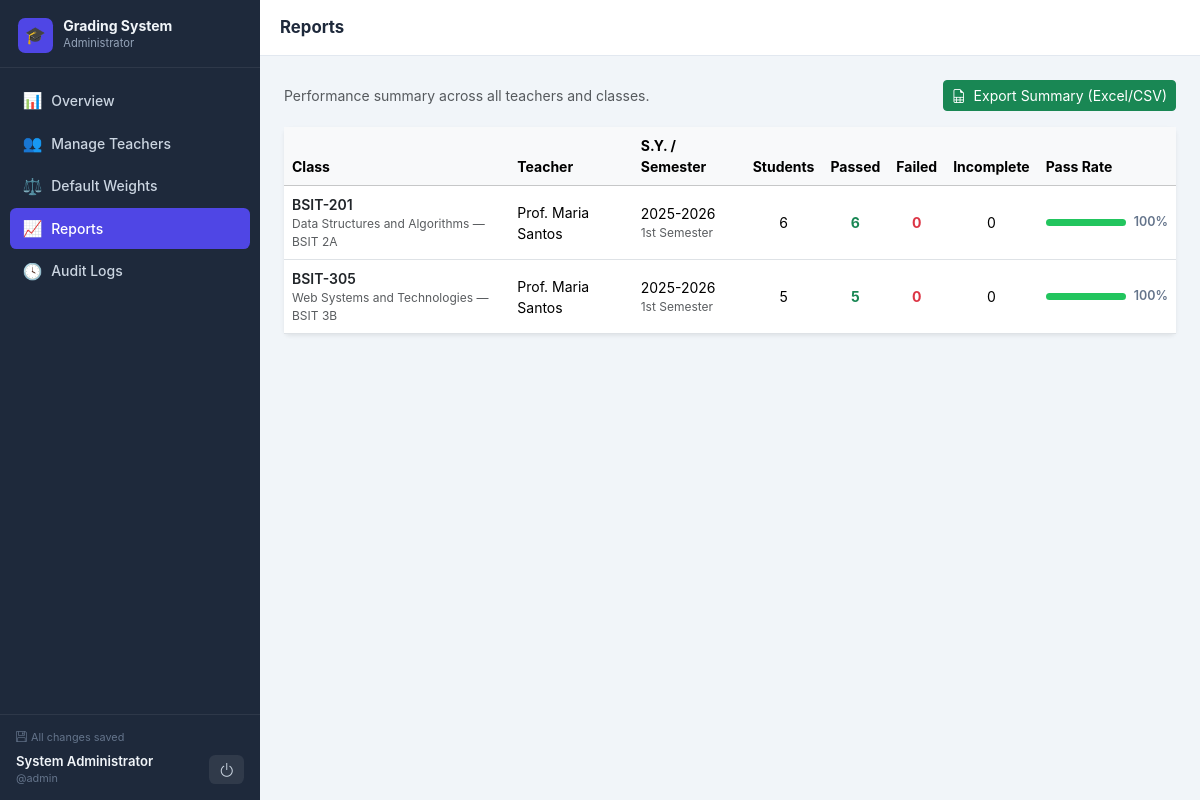
Page /admin/dashboard.php?page=reports (signed in) on the committed database.
### tables this page shows
CREATE TABLE classes (
  id INT AUTO_INCREMENT PRIMARY KEY,
  code VARCHAR(50) NOT NULL,
  subject VARCHAR(200) NOT NULL,
  section VARCHAR(100) NOT NULL,
  school_year VARCHAR(20) NOT NULL,
  semester VARCHAR(30) NOT NULL,
  teacher_id INT NOT NULL,
  class_standing DECIMAL(5,2) NOT NULL DEFAULT 20,
  major_exams DECIMAL(5,2) NOT NULL DEFAULT 40,
  performance_task DECIMAL(5,2) NOT NULL DEFAULT 20,
  activity_output DECIMAL(5,2) NOT NULL DEFAULT 20,
  created_at DATETIME NOT NULL DEFAULT CURRENT_TIMESTAMP,
  CONSTRAINT fk_classes_teacher FOREIGN KEY (teacher_id) REFERENCES teachers(id) ON DELETE CASCADE
);

CREATE TABLE teachers (
  id INT AUTO_INCREMENT PRIMARY KEY,
  username VARCHAR(50) NOT NULL UNIQUE,
  password_hash VARCHAR(255) NOT NULL,
  name VARCHAR(150) NOT NULL,
  email VARCHAR(150) NOT NULL DEFAULT '',
  department VARCHAR(150) NOT NULL DEFAULT '',
  status ENUM('active','disabled') NOT NULL DEFAULT 'active',
  created_at DATETIME NOT NULL DEFAULT CURRENT_TIMESTAMP
);

### includes/auth.php (called while the page is built, shortened)
<?php
require_once __DIR__ . '/../config/db.php';
function base_url(): string {
    static $base = null;
    if ($base === null) {
        $docRoot = rtrim(str_replace('\\', '/', $_SERVER['DOCUMENT_ROOT'] ?? ''), '/');
        $appRoot = rtrim(str_replace('\\', '/', dirname(__DIR__)), '/');
        $base = ($docRoot !== '' && strpos($appRoot, $docRoot) === 0)
            ? substr($appRoot, strlen($docRoot))
            : '';
    }
    return $base;
}
function current_session(): ?array {
    $u = $_SESSION['user'] ?? null;
    $table = ($u['role'] ?? '') === 'admin' ? 'admins' : 'teachers';
    $sql = "SELECT id, username, name FROM $table WHERE id = ?";
    $stmt = get_db()->prepare($sql);
    $stmt->execute([$u['id']]);
    $account = $stmt->fetch();
    return $_SESSION['user'] = array_merge($u, $account);
}
function require_login(): array {
    $u = current_session();
    return $u;
}
function require_role(string $role): array {
    $u = require_login();
    return $u;
}
function h($v): string {
    return htmlspecialchars((string)$v, ENT_QUOTES, 'UTF-8');
}

### config/db.php (called while the page is built, shortened)
<?php
function get_db(): PDO {
    static $pdo = null;
    if ($pdo !== null) return $pdo;
    try {
        $pdo = new PDO('mysql:host=' . DB_HOST . ';port=' . DB_PORT . ';dbname=' . DB_NAME . ';charset=utf8mb4', DB_USER, DB_PASS, [
            PDO::ATTR_ERRMODE => PDO::ERRMODE_EXCEPTION,
            PDO::ATTR_DEFAULT_FETCH_MODE => PDO::FETCH_ASSOC,
            PDO::ATTR_EMULATE_PREPARES => false,
        ]);
        return $pdo;
    } catch (Throwable $e) {
        error_log('Database connection failed: ' . $e->getMessage());
        http_response_code(503);
        exit('Service temporarily unavailable. Please try again later.');
    }
}

### includes/roster.php (called while the page is built, shortened)
<?php
function final_grade_sql(): string {
    return 'ROUND(((s.quiz + s.oral + s.attendance) / 3 * c.class_standing
        + (s.prelim + s.final_exam) / 2 * c.major_exams
        + s.performance_task * c.performance_task + s.activity_output * c.activity_output) / 100, 2)';
}
function class_statistics(PDO $pdo, array $classIds): array {
    $marks = implode(',', array_fill(0, count($classIds), '?'));
    $grade = final_grade_sql();
    $stmt = $pdo->prepare("SELECT c.id, COUNT(s.id) AS total,
        COUNT($grade) AS completed, COALESCE(SUM($grade >= 75), 0) AS passed,
        COALESCE(SUM($grade < 75), 0) AS failed, ROUND(AVG($grade), 2) AS average
        FROM classes c LEFT JOIN students s ON s.class_id = c.id
        WHERE c.id IN ($marks) GROUP BY c.id");
    $stmt->execute($classIds);
    $result = [];
    foreach ($stmt as $row) {
        foreach (['total', 'completed', 'passed', 'failed'] as $key) $row[$key] = (int)$row[$key];
        $row['incomplete'] = $row['total'] - $row['completed'];
        $row['passRate'] = $row['completed'] ? round($row['passed'] / $row['completed'] * 100, 1) : null;
        $row['average'] = $row['average'] === null ? null : (float)$row['average'];
        $result[$row['id']] = $row;
    }
    return $result;
}

### admin/dashboard.php (the view, shortened to what this page needs)
<?php
require_once __DIR__ . '/../includes/auth.php';
require_once __DIR__ . '/../includes/roster.php';
require_role('admin');
$page    = $_GET['page'] ?? 'overview';
$assetBase = '../';
$pdo = get_db();
$navItems = [
    ['id' => 'overview', 'label' => 'Overview',        'icon' => '📊', 'href' => 'dashboard.php?page=overview'],
    ['id' => 'teachers', 'label' => 'Manage Teachers',  'icon' => '👥', 'href' => 'dashboard.php?page=teachers'],
    ['id' => 'weights',  'label' => 'Default Weights',  'icon' => '⚖️', 'href' => 'dashboard.php?page=weights'],
    ['id' => 'reports',  'label' => 'Reports',          'icon' => '📈', 'href' => 'dashboard.php?page=reports'],
    ['id' => 'logs',     'label' => 'Audit Logs',       'icon' => '🕓', 'href' => 'dashboard.php?page=logs'],
];
$activeId  = $page;
$titles    = ['overview'=>'Overview','teachers'=>'Manage Teachers','weights'=>'Default Weights','reports'=>'Reports','logs'=>'Audit Logs'];
$pageTitle = $titles[$page];
$roleLabel = 'Administrator';
require __DIR__ . '/../includes/layout_start.php';
?>
<?php  if ($page === 'overview'): ?>
<?php
  $totalTeachers  = (int)$pdo->query('SELECT COUNT(*) c FROM teachers')->fetch()['c'];
  $activeTeachers = (int)$pdo->query("SELECT COUNT(*) c FROM teachers WHERE status='active'")->fetch()['c'];
  $totalClasses   = (int)$pdo->query('SELECT COUNT(*) c FROM classes')->fetch()['c'];
  $totalStudents  = (int)$pdo->query('SELECT COUNT(*) c FROM students')->fetch()['c'];
  $classes = $pdo->query('SELECT c.*, t.name AS teacher_name FROM classes c LEFT JOIN teachers t ON t.id=c.teacher_id ORDER BY c.created_at DESC')->fetchAll();
  $classComputed = class_statistics($pdo, array_column($classes, 'id'));
  $passed = array_sum(array_column($classComputed, 'passed'));
  $failed = array_sum(array_column($classComputed, 'failed'));
  $passRate = ($passed + $failed) > 0 ? round(($passed / ($passed + $failed)) * 100) : 0;
?>
<div class="row g-3 mb-4">
  <div class="col-6 col-xl-3">
    <div class="card border-0 shadow-sm h-100">
      <div class="card-body">
        <div class="stat-icon bg-indigo">👥</div>
        <p class="stat-value"><?= $totalTeachers ?></p>
        <p class="stat-label">Total Teachers</p>
        <p class="stat-sub"><?= $activeTeachers ?> active</p>
      </div>
    </div>
  </div>
  <div class="col-6 col-xl-3">
    <div class="card border-0 shadow-sm h-100">
      <div class="card-body">
        <div class="stat-icon bg-blue">📚</div>
        <p class="stat-value"><?= $totalClasses ?></p>
        <p class="stat-label">Total Classes</p>
        <p class="stat-sub">across all teachers</p>
      </div>
    </div>
  </div>
  <div class="col-6 col-xl-3">
    <div class="card border-0 shadow-sm h-100">
      <div class="card-body">
        <div class="stat-icon bg-emerald">🎓</div>
        <p class="stat-value"><?= $totalStudents ?></p>
        <p class="stat-label">Total Students</p>
        <p class="stat-sub">enrolled records</p>
      </div>
    </div>
  </div>
  <div class="col-6 col-xl-3">
    <div class="card border-0 shadow-sm h-100">
      <div class="card-body">
        <div class="stat-icon bg-amber">📈</div>
        <p class="stat-value"><?= $passRate ?>%</p>
        <p class="stat-label">Overall Pass Rate (completed grades)</p>
        <p class="stat-sub"><?= $passed ?> passed / <?= $failed ?> failed</p>
      </div>
    </div>
  </div>
</div>
<div class="card border-0 shadow-sm">
  <div class="card-body">
    <h5 class="section-title">Classes Overview</h5>
    <div class="table-responsive">
      <table class="table table-hover align-middle mb-0" style="font-size:.875rem;">
        <thead class="table-light">
          <tr><th>Class</th><th>Teacher</th><th>Students</th><th>Pass Rate</th></tr>
        </thead>
        <tbody>
          <?php foreach ($classes as $c): $cc = $classComputed[$c['id']]; $rate = $cc['passRate'] ?? 0; ?>
          <tr>
            <td>
              <p class="fw-semibold text-dark mb-0" style="font-size:.875rem;"><?= h($c['code']) ?></p>
              <p class="text-muted mb-0" style="font-size:.75rem;"><?= h($c['subject']) ?></p>
            </td>
            <td><?= h($c['teacher_name'] ?? '—') ?></td>
            <td><?= $cc['total'] ?></td>
            <td>
              <div class="d-flex align-items-center gap-2">
                <div class="grade-bar"><div class="fill <?= $rate>=75?'fill-pass':'fill-fail' ?>" style="width:<?= $rate ?>%"></div></div>
                <span class="fw-semibold" style="font-size:.78rem;color:#64748b;"><?= $rate ?>%</span>
              </div>
            </td>
          </tr>
          <?php endforeach; ?>
          <?php if (!$classes): ?><tr><td colspan="4" class="text-center text-muted py-4">No classes yet.</td></tr><?php endif; ?>
        </tbody>
      </table>
    </div>
  </div>
</div>
<?php  elseif ($page === 'reports'): ?>
<?php
  $classes = $pdo->query('SELECT c.*, t.name AS teacher_name FROM classes c LEFT JOIN teachers t ON t.id=c.teacher_id ORDER BY c.created_at DESC')->fetchAll();
  $classComputed = class_statistics($pdo, array_column($classes, 'id'));
?>
<div class="d-flex align-items-center justify-content-between flex-wrap gap-2 mb-3">
  <p class="text-muted mb-0" style="font-size:.875rem;">Performance summary across all teachers and classes.</p>
  <a class="btn btn-success btn-sm" href="<?= h(base_url()) ?>/api/export_summary.php">
    <i class="bi bi-file-earmark-spreadsheet me-1"></i> Export Summary (Excel/CSV)
  </a>
</div>
<div class="card border-0 shadow-sm">
  <div class="table-responsive">
    <table class="table table-hover align-middle mb-0" style="font-size:.875rem;min-width:860px;">
      <thead class="table-light">
        <tr>
          <th>Class</th><th>Teacher</th><th>S.Y. / Semester</th>
          <th class="text-center">Students</th>
          <th class="text-center">Passed</th>
          <th class="text-center">Failed</th><th class="text-center">Incomplete</th>
          <th>Pass Rate</th>
        </tr>
      </thead>
      <tbody>
        <?php foreach ($classes as $c):
          $summary = $classComputed[$c['id']];
          $p = $summary['passed']; $total = $summary['total']; $f = $summary['failed']; $rate = $summary['passRate'] ?? 0;
        ?>
        <tr>
          <td>
            <p class="fw-semibold text-dark mb-0" style="font-size:.875rem;"><?= h($c['code']) ?></p>
            <p class="text-muted mb-0" style="font-size:.75rem;"><?= h($c['subject']) ?> — <?= h($c['section']) ?></p>
          </td>
          <td><?= h($c['teacher_name'] ?? '—') ?></td>
          <td>
            <?= h($c['school_year']) ?>
            <div class="text-muted" style="font-size:.75rem;"><?= h($c['semester']) ?></div>
          </td>
          <td class="text-center"><?= $total ?></td>
          <td class="text-center fw-bold text-success"><?= $p ?></td>
          <td class="text-center fw-bold text-danger"><?= $f ?></td><td class="text-center"><?= $summary['incomplete'] ?></td>
          <td>
            <div class="d-flex align-items-center gap-2">
              <div class="grade-bar"><div class="fill <?= $rate>=75?'fill-pass':'fill-fail' ?>" style="width:<?= $rate ?>%"></div></div>
              <span class="fw-semibold" style="font-size:.78rem;color:#64748b;"><?= $rate ?>%</span>
            </div>
          </td>
        </tr>
        <?php endforeach; ?>
      </tbody>
    </table>
  </div>
</div>
<?php  endif; ?>
<?php require __DIR__ . '/../includes/layout_end.php'; ?>

### includes/layout_start.php (shortened to what this page needs)
<?php
$u = current_session();
?>
<!DOCTYPE html>
<html lang="en">
<head>
<link rel="stylesheet" href="https://cdn.jsdelivr.net/npm/bootstrap@5.3.3/dist/css/bootstrap.min.css">
<link rel="stylesheet" href="https://cdn.jsdelivr.net/npm/bootstrap-icons@1.11.3/font/bootstrap-icons.min.css">
<link rel="stylesheet" href="<?= h($assetBase ?? '') ?>assets/css/style.css">
</head>
<body class="app-body">
<div class="d-none d-lg-flex flex-column sidebar-static" id="sidebarStatic">
  <div class="sidebar-brand">
    <div class="brand-icon">🎓</div>
    <div>
      <p class="sb-title">Grading System</p>
      <p class="sb-role"><?= h($roleLabel) ?></p>
    </div>
  </div>
  <nav class="sidebar-nav flex-grow-1">
    <?php foreach ($navItems as $item): ?>
      <a href="<?= h($item['href']) ?>" class="sb-link <?= $item['id'] === $activeId ? 'active' : '' ?>">
        <span class="sb-icon"><?= $item['icon'] ?></span>
        <span><?= h($item['label']) ?></span>
      </a>
    <?php endforeach; ?>
  </nav>
  <div class="sidebar-foot">
    <div class="saved-line"><i class="bi bi-floppy me-1"></i><span data-save-status role="status">All changes saved</span></div>
    <div class="who-row">
      <div class="overflow-hidden">
        <p class="uname"><?= h($u['name'] ?? '') ?></p>
        <p class="uhandle">@<?= h($u['username'] ?? '') ?></p>
      </div>
      <form method="post" action="<?= h(base_url()) ?>/logout.php">
          <button type="submit" class="logout-btn" title="Logout"><i class="bi bi-power"></i></button>
      </form>
    </div>
  </div>
</div>
<div class="main-col">
  <header class="topbar">
    <h1 class="topbar-title"><?= h($pageTitle) ?></h1>
  </header>
  <main class="page-content">

### assets/css/style.css (style rules this page uses)
:root { --sb-bg: #1e293b; --sb-width: 260px; --indigo: #4f46e5; --indigo-dark: #4338ca; --emerald: #059669; --topbar-h: 56px; }
body { background: #f1f5f9; font-family: "Inter", system-ui, -apple-system, sans-serif; }
.sidebar-static { width: var(--sb-width); min-width: var(--sb-width); min-height: 100vh; background: var(--sb-bg); position: sticky; top: 0; height: 100vh; overflow-y: auto; flex-shrink: 0; }
.sidebar-brand { display: flex; align-items: center; gap: .65rem; padding: 1.1rem 1.1rem .9rem; border-bottom: 1px solid rgba(255,255,255,.07); flex-shrink: 0; }
.brand-icon { width: 2.2rem; height: 2.2rem; border-radius: .45rem; background: var(--indigo); display: flex; align-items: center; justify-content: center; font-size: 1.05rem; flex-shrink: 0; }
.sb-title { font-size: .875rem; font-weight: 700; color: #f1f5f9; line-height: 1.2; margin: 0; }
.sb-role { font-size: .7rem; color: #94a3b8; margin: 0; }
.sidebar-nav { padding: .75rem .65rem; overflow-y: auto; }
.sb-link { display: flex; align-items: center; gap: .6rem; padding: .52rem .75rem; border-radius: .4rem; color: #cbd5e1; font-size: .875rem; font-weight: 500; text-decoration: none; margin-bottom: 2px; transition: background .12s, color .12s; }
.sb-link.active { background: var(--indigo); color: #fff; }
.sb-icon { font-size: 1rem; width: 1.2rem; text-align: center; flex-shrink: 0; }
.sidebar-foot { border-top: 1px solid rgba(255,255,255,.07); padding: .85rem 1rem; flex-shrink: 0; }
.saved-line { font-size: .68rem; color: #64748b; margin-bottom: .5rem; }
.who-row { display: flex; align-items: center; justify-content: space-between; gap: .5rem; }
.uname { font-size: .82rem; font-weight: 600; color: #f1f5f9; margin: 0; line-height: 1.3; white-space: nowrap; overflow: hidden; text-overflow: ellipsis; }
.uhandle { font-size: .68rem; color: #64748b; margin: 0; }
.logout-btn { background: rgba(255,255,255,.08); border: none; color: #cbd5e1; border-radius: .4rem; padding: .42rem .58rem; font-size: 1rem; line-height: 1; transition: background .12s, color .12s; cursor: pointer; }
body.app-body { display: flex; flex-direction: row; min-height: 100vh; margin: 0; }
.main-col { flex: 1 1 0; min-width: 0; display: flex; flex-direction: column; min-height: 100vh; }
.topbar { position: sticky; top: 0; z-index: 200; height: var(--topbar-h); background: #fff; border-bottom: 1px solid #e2e8f0; padding: 0 1.25rem; display: flex; align-items: center; gap: .75rem; flex-shrink: 0; }
.topbar-title { font-size: 1.05rem; font-weight: 700; margin: 0; color: #1e293b; }
.page-content { flex: 1; padding: 1.5rem; }
.grade-bar { width: 5rem; height: .45rem; background: #e2e8f0; border-radius: 1rem; overflow: hidden; display: inline-block; vertical-align: middle; }
.grade-bar .fill { height: 100%; }
.fill-pass { background: #22c55e; }

### rows in the picture
classes: code "BSIT-201", subject "Data Structures and Algorithms", section "BSIT 2A", teacher.name "Prof. Maria Santos", school_year "2025-2026", semester "1st Semester", total "6", p "6", f "0", incomplete "0", rate "100"
classes: code "BSIT-305", subject "Web Systems and Technologies", section "BSIT 3B", teacher.name "Prof. Maria Santos", school_year "2025-2026", semester "1st Semester", total "5", p "5", f "0", incomplete "0", rate "100"

### other values in the picture
$roleLabel "Administrator"
$item['icon'] "📊"
$item['label'] "Overview"
$item['icon'] "👥"
$item['label'] "Manage Teachers"
$item['icon'] "⚖️"
$item['label'] "Default Weights"
$item['icon'] "📈"
$item['label'] "Reports"
$item['icon'] "🕓"
$item['label'] "Audit Logs"
$u['name'] "System Administrator"
$u['username'] "admin"
$pageTitle "Reports"
